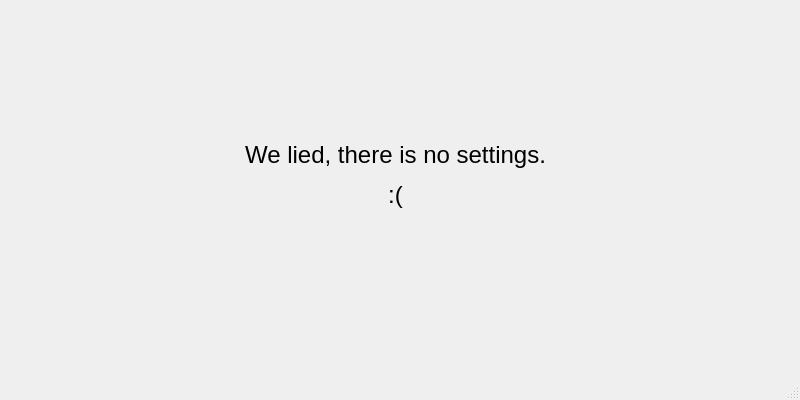
<?xml version="1.0" encoding="UTF-8"?>
<ui version="4.0">
 <class>settings</class>
 <widget class="QMainWindow" name="settings">
  <property name="geometry">
   <rect>
    <x>0</x>
    <y>0</y>
    <width>800</width>
    <height>400</height>
   </rect>
  </property>
  <property name="windowTitle">
   <string>Settings</string>
  </property>
  <widget class="QWidget" name="centralwidget">
   <widget class="QLabel" name="label">
    <property name="geometry">
     <rect>
      <x>100</x>
      <y>20</y>
      <width>591</width>
      <height>311</height>
     </rect>
    </property>
    <property name="text">
     <string>&lt;html&gt;&lt;head/&gt;&lt;body&gt;&lt;p align=&quot;center&quot;&gt;&lt;span style=&quot; font-size:18pt;&quot;&gt;We lied, there is no settings.&lt;/span&gt;&lt;/p&gt;&lt;p align=&quot;center&quot;&gt;&lt;span style=&quot; font-size:18pt;&quot;&gt;:(&lt;/span&gt;&lt;/p&gt;&lt;/body&gt;&lt;/html&gt;</string>
    </property>
   </widget>
  </widget>
  <widget class="QMenuBar" name="menubar">
   <property name="geometry">
    <rect>
     <x>0</x>
     <y>0</y>
     <width>800</width>
     <height>26</height>
    </rect>
   </property>
  </widget>
  <widget class="QStatusBar" name="statusbar"/>
 </widget>
 <resources/>
 <connections/>
</ui>
